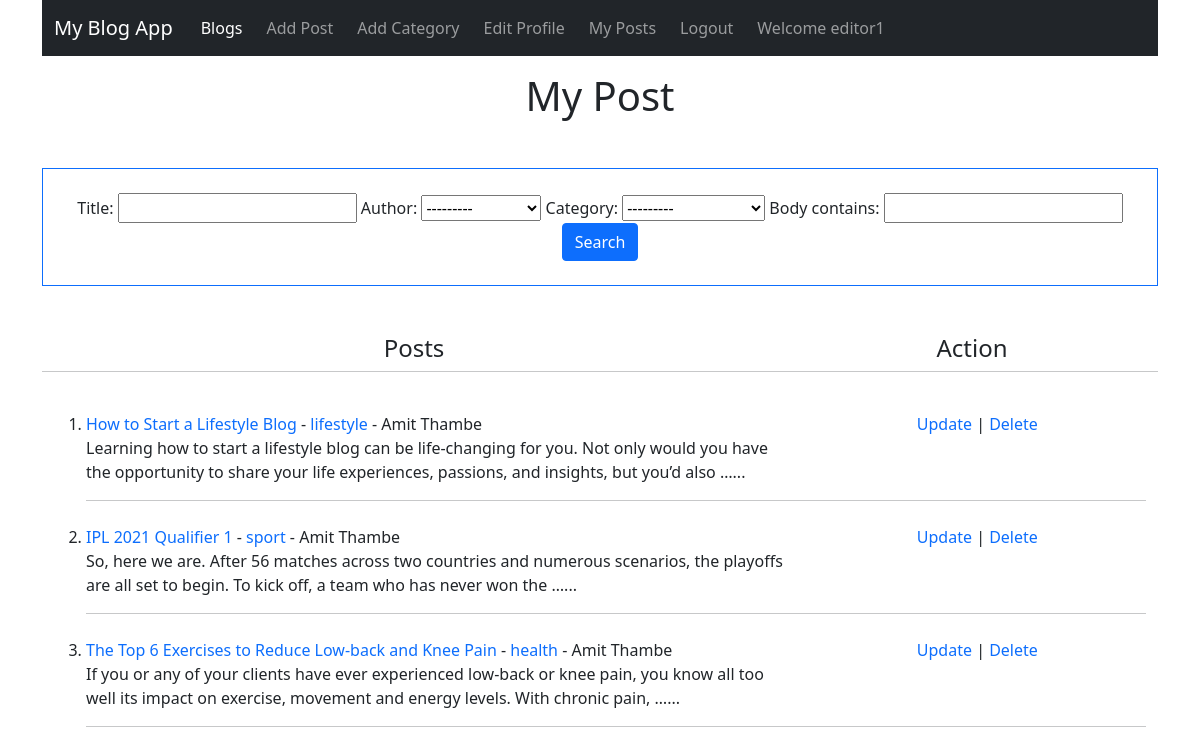
Page /my_posts (signed in) on the committed database.
### blogapp/models.py (models this page shows, shortened)
class Post(models.Model):
    title = models.CharField(max_length=255)
    author = models.ForeignKey(User,on_delete=models.CASCADE)
    body = models.TextField()
    publish_date = models.DateField(auto_now_add=True)
    category = models.ForeignKey(Category,on_delete=models.CASCADE)

class Category(models.Model):
    name = models.CharField(max_length=100)
    def __str__(self):
        return self.name
    class Meta:
        verbose_name_plural = 'categories'

### blogapp/views.py (the view)
# urls.py: path('my_posts',views.MyPostView.as_view(),name="my_posts"),
class MyPostView( CheckEditorGroupMixin ,ListView):
    model = Post
    template_name = 'blogapp/myposts.html'
    ordering = ['-publish_date']
    filterset_class = PostFilter
    def get_queryset(self):
        posts = Post.objects.filter(author=self.request.user)
        return posts
    def get_context_data(self,*args, **kwargs):
        myFilter = PostFilter(self.request.GET,self.get_queryset())
        context = super().get_context_data(*args,**kwargs)
        context['categories']= Category.objects.all()
        context['myFilter']= myFilter
        context['object_list']= myFilter.qs
        return context

### blogapp/mixins.py (called while the page is built)
    def test_func(self):
        return self.request.user.groups.filter(name="editor") or self.request.user.is_superuser

### blogapp/templates/blogapp/myposts.html (shortened to what this page needs)
{% extends 'blogapp/base.html' %}
{% block content %}
<h1 class="text-center mt-3">My Post</h1>
{% if object_list %}
<div class="text-center mt-5 border border-primary p-4 ">
    <form action="">
        {{myFilter.form}}
        <button class="btn btn-primary" type="submit">Search</button>
    </form>
</div>
{% endif %}
<div class="container mt-5">
    <div class="row text-center">
        {% if object_list %}
        <div class="col-md-8"><h4>Posts</h4></div>
        <div class="col-md-4"><h4>Action</h4></div>
        <hr>
    </div>
    <ol>
        {% for post in object_list %}
        <li>
            <div class="row mt-4 ">
                <div class="col-md-8">
                    <a href="{% url 'article' post.id %}">{{post.title}}</a> - <a
                        href="{% url 'category' post.category.id %}">{{post.category}}</a> -
                    {{post.author.first_name}} {{post.author.last_name}}<br>
                    <div class="text-justify">
                        {{post.body|safe|truncatewords:30}}...
                    </div>
                </div>
                <div class="col-md-4 text-center">
                    <a href="{% url 'edit_post' post.pk %}">Update</a> |
                    <a href="{% url 'delete_post' post.pk %}">Delete</a>
                </div>
            </div>
            <hr>
        </li>
        {% endfor %}
    </ol>
    {% else%}
    <h2>You don't have any post ...  <a href="{% url 'add_post' %}">add one</a></h2>
    {% endif%}
</div>
{% endblock %}

### blogapp/templates/blogapp/base.html (shortened to what this page needs)
<!doctype html>
<html lang="en">
<head>
  <link href="https://cdn.jsdelivr.net/npm/bootstrap@5.1.1/dist/css/bootstrap.min.css" rel="stylesheet"
>
</head>
<body>
  <div class="container">
    <nav class="navbar navbar-expand-lg navbar-dark bg-dark">
      <div class="container-fluid">
        <a class="navbar-brand" href="#">My Blog App</a>
        <div class="collapse navbar-collapse" id="navbarSupportedContent">
          <ul class="navbar-nav me-auto mb-2 mb-lg-0">
            {% if user.is_authenticated %}
            {% if user.is_superuser %}
            <li class="nav-item mx-1">
              <a class="nav-link active" aria-current="page" href="{% url 'admin_home' %}">Admin Home</a>
            </li>
            <li class="nav-item mx-1">
              <a class="nav-link active" href="{% url 'home' %}">Blogs</a>
            </li>
            <!-- <li class="nav-item mx-1">
              <a class="nav-link active" aria-current="page" href="{% url 'home' %}">Visit Site</a>
            </li> -->
            {%else%}
            <li class="nav-item mx-1">
              <a class="nav-link active"  href="{% url 'home' %}">Blogs</a>
            </li>
            {% endif %}
            <li class="nav-item mx-1">
              <a class="nav-link" href="{% url 'add_post' %}">Add Post</a>
            </li>
            <li class="nav-item mx-1">
              <a class="nav-link" href="{% url 'addCategory' %}">Add Category</a>
            </li>
            <li class="nav-item mx-1">
              <a class="nav-link" href="{% url 'edit_profile' %}">Edit Profile</a>
            </li>
            <li class="nav-item mx-1">
              <a class="nav-link" href="{% url 'my_posts' %}">My Posts</a>
            </li>
            <li class="nav-item mx-1">
              <a class="nav-link" href="{% url 'logout' %}">Logout</a>
            </li>
            <li class="nav-item mx-1">
              <a class="nav-link" href="">Welcome {{user.username}}</a>
            </li>
            {% endif %}
        </ul>
        </div>
      </div>
    </nav>
    {% block content %}
    {% endblock %}
  </div>
</body>
</html>

### blogapp/templates/blogapp/base.html (style rules this page uses)
a:link { text-decoration: none; }

### rows in the picture
Post: title "How to Start a Lifestyle Blog", category "lifestyle", author.first_name "Amit", author.last_name "Thambe", body "Learning how to start a lifestyle blog can be life-changing for you. Not only would you have the opportunity to share your life experiences, passions, and insights, but you’d also …"
Post: title "IPL 2021 Qualifier 1", category "sport", author.first_name "Amit", author.last_name "Thambe", body "So, here we are. After 56 matches across two countries and numerous scenarios, the playoffs are all set to begin. To kick off, a team who has never won the …"
Post: title "The Top 6 Exercises to Reduce Low-back and Knee Pain", category "health", author.first_name "Amit", author.last_name "Thambe", body "If you or any of your clients have ever experienced low-back or knee pain, you know all too well its impact on exercise, movement and energy levels. With chronic pain, …"

### other values in the picture
{{ user.username }} "editor1"
